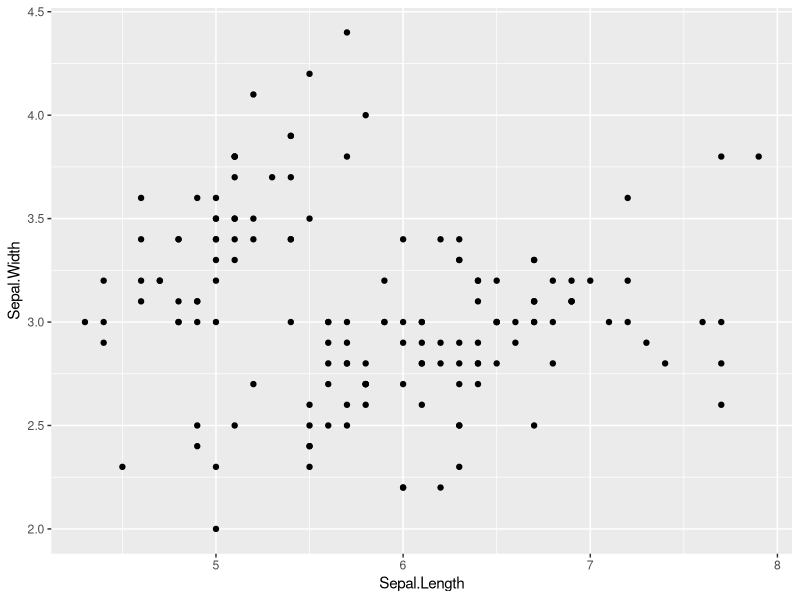
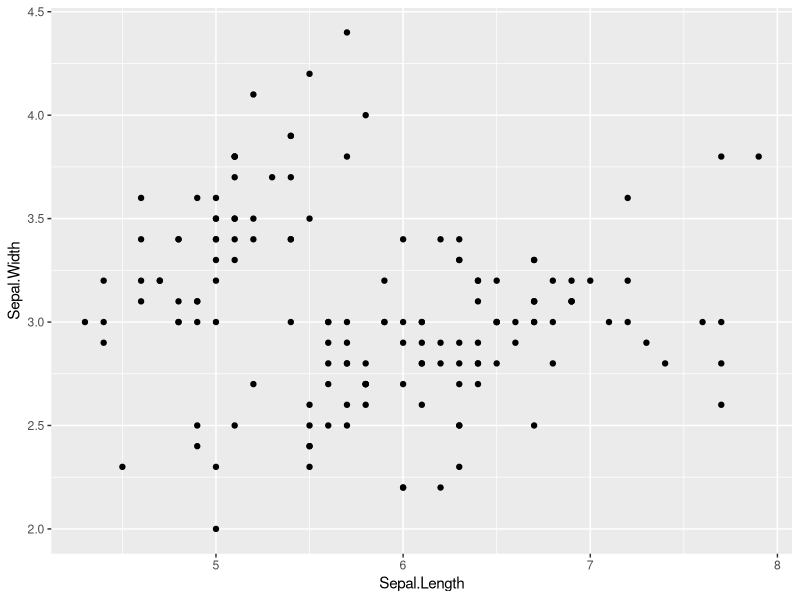
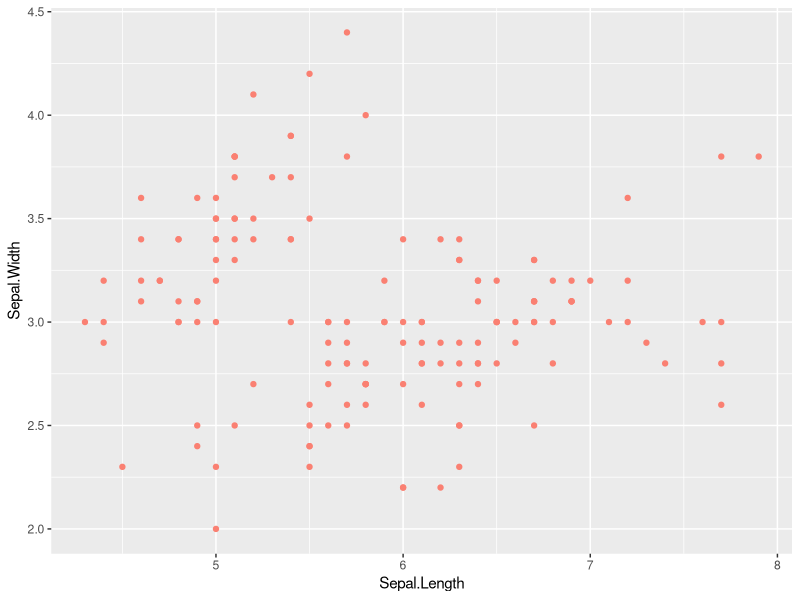
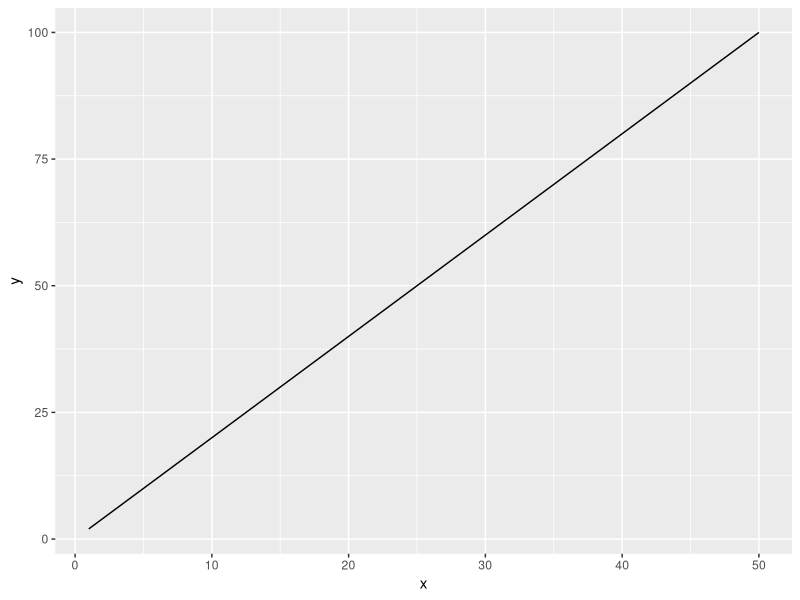
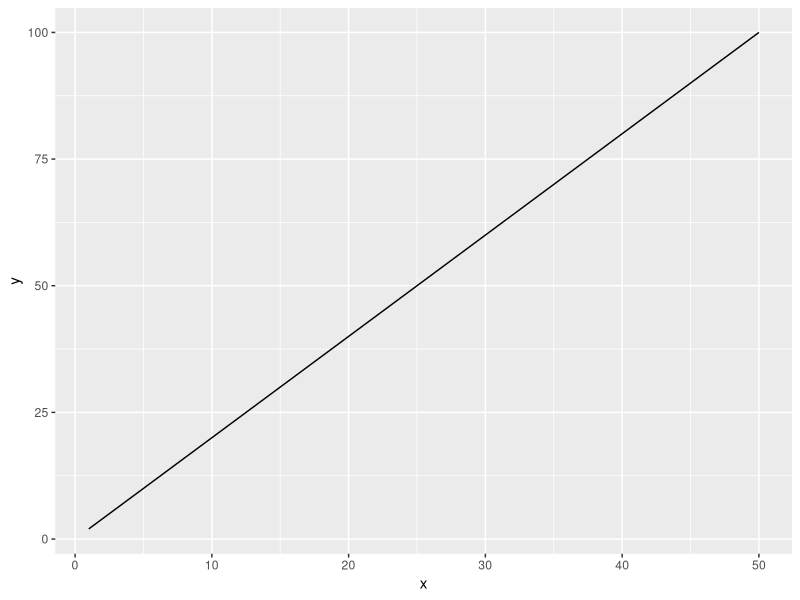
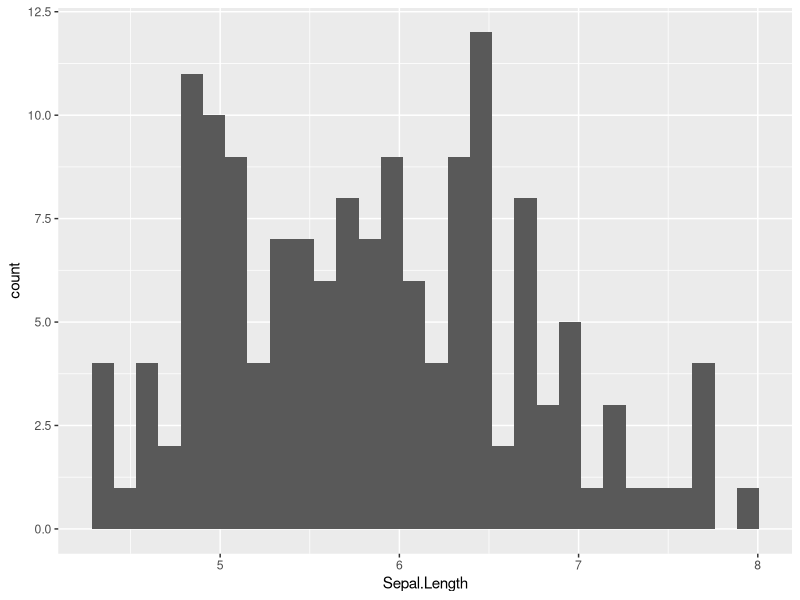
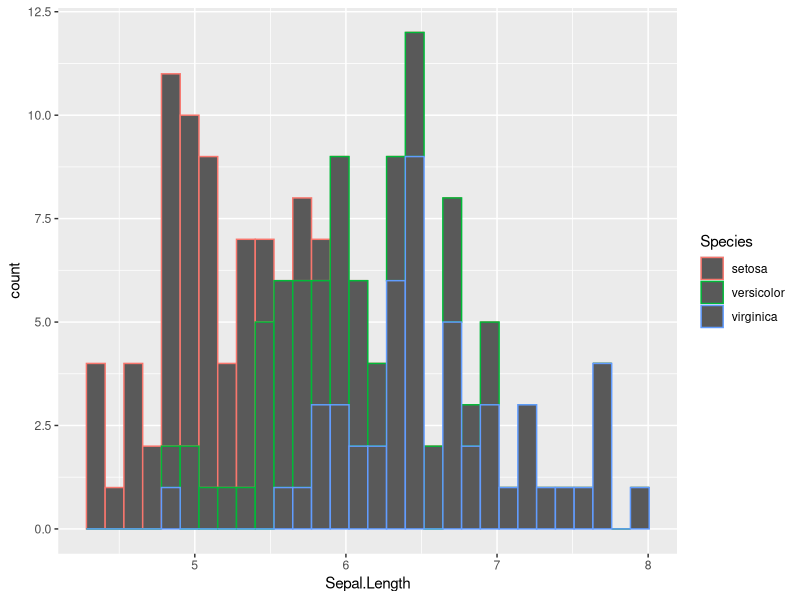
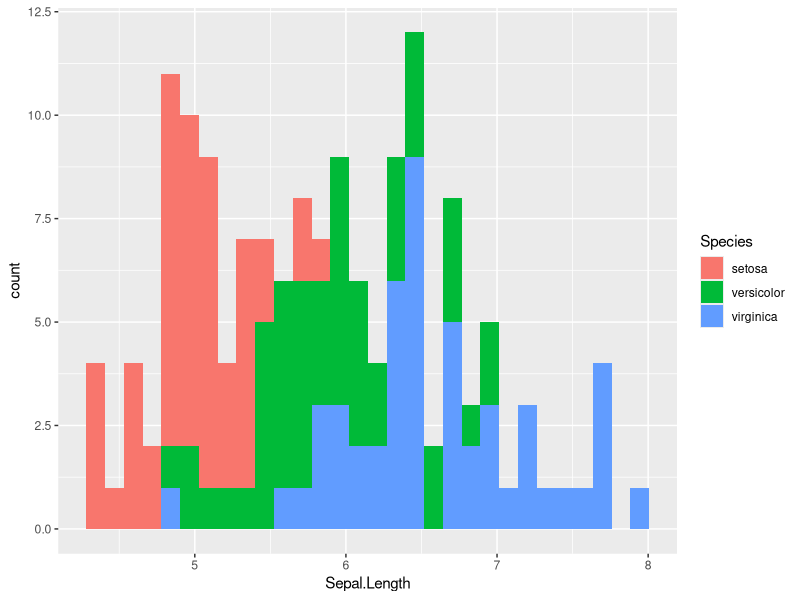

Reproduce these figures in R, in order.
library(tidyverse)

set.seed(123)

iris_sub <- as_tibble(iris) %>% 
  group_by(Species) %>% 
  sample_n(3) %>% 
  ungroup()

print(iris_sub)

# refresher ---------------------------------------------------------------

# exercise 1
# filter iris_sub to those with Sepal.Length greater than 5
# assign df_g5

df_g5 <- filter(iris_sub, Sepal.Length > 5)

# exercise 2
# select columns of Sepal.Length and Petal.Width
#assign to df_sp

df_sp <- select(iris_sub, c(Sepal.Length, Petal.Width))

# exercise 3
# arrange rows by Petal.Width in iris_sub
# assign to df_arrange

df_arrange <- arrange(iris_sub, Petal.Width)

# exercise 4
# do exercise 1-3 at once with pipes 
# assign to df_master
  
df_master <- iris_sub %>%
            filter(Sepal.Length > 5) %>%
            select(c(Sepal.Length, Petal.Width)) %>%
            arrange(Petal.Width)

# extra
# calculate mean Petal.Width for each species separately
# use group_by() and summarize() functions

df_mean <- iris_sub %>%
  group_by(Species) %>%
  summarize (mean_pw = mean(Petal.Width))


# ggplot ------------------------------------------------------------------

# without pipe
## basic syntax 
g_example <- ggplot(data = iris,
       mapping = aes(x = Sepal.Length,
                     y = Sepal.Width)) + 
  geom_point()

# with pipe
iris %>% 
  ggplot(mapping = aes(x = Sepal.Length,
                       y = Sepal.Width)) +
  geom_point()

# color
g_col <- iris %>%
  ggplot(mapping = aes(x = Sepal.Length,
                       y = Sepal.Width,
                       color = Species)) +
    geom_point()

#pitfall, when you color points or anything
iris %>%
  ggplot (mapping = aes (x = Sepal.Length,
                         y = Sepal.Width),
          color = Species) +
  geom_point()

iris%>%
  ggplot(mapping = aes (x = Sepal.Length,
                        y = Sepal.Width)) + 
  geom_point(color = "salmon")

# Line Plot
## sample data
df0 <- tibble(x = rep(1:50, 3),
              y = x * 2)

## basic plot
df0 %>% 
  ggplot(aes(x = x,
             y = y)) +
  geom_line()

df0 %>%
  ggplot(aes(x = x,
             y = y)) + 
  geom_line()

# histogram
iris %>% 
  ggplot(aes(x = Sepal.Length)) +
  geom_histogram()

#histogram colored by Species
iris %>%
  ggplot(aes(x = Sepal.Length,
             color = Species)) +
  geom_histogram()

#histogram filled by Species
iris %>%
  ggplot(aes(x = Sepal.Length,
             fill = Species)) +
  geom_histogram()

#boxplot
iris %>%
  ggplot(aes(y= Sepal.Length,
             x =  Species)) +
  geom_boxplot()

#boxplot filled by Species
iris%>%
  ggplot(aes(y = Sepal.Length,
             x = Species,
             fill = Species)) +
  geom_boxplot()

# use multiple layers
#example 1
iris %>%
  ggplot(aes(y = Sepal.Length,
             x = Species,
             fill = Species)) +
  geom_boxplot() +
  geom_point()

#use multiple layers
#example 2
iris %>%
  ggplot(aes(y = Sepal.Length,
             x = Species,
             fill = Species)) +
  geom_boxplot() +
  geom_point() +
  geom_jitter(alpha = 0.5)